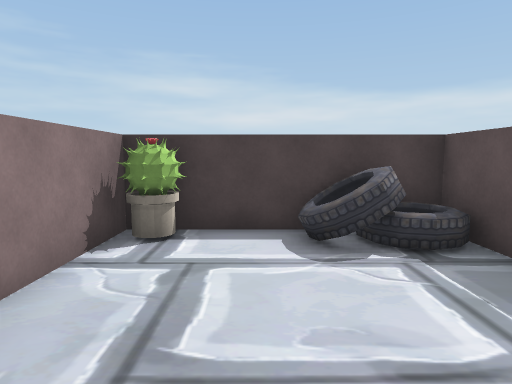
view 1 (above)

13 first-person views from a walk through a scene from a Unity 3-D project. The camera is 1.2 m above the floor, tilts 6° down and sees 75° across. The floor is counted in squares, 1 m on a side. Each view is taken from the middle of a square. On the plan, view 1 faces up. The plan holds only what a view shows up to about 14 squares ahead; the rest is blank. Some animated figures are not drawn. Door leaves are left out, so doorways stand open. Some surface patterns are stand-ins.

view 2
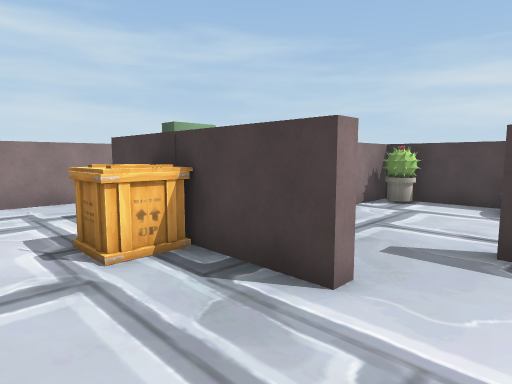

view 3
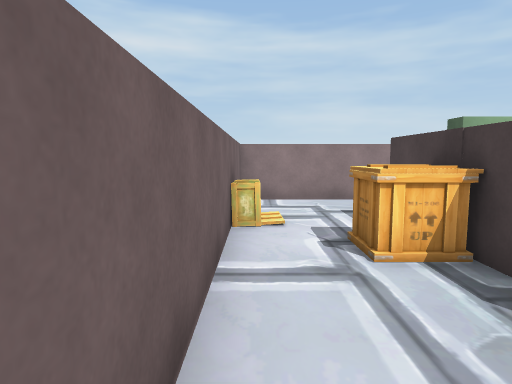

view 4
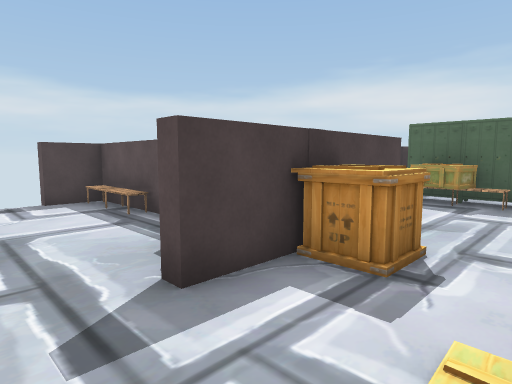

view 5
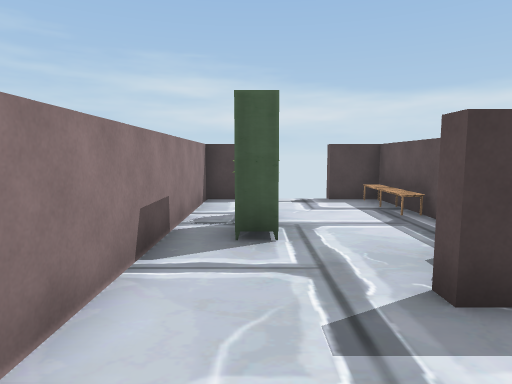

view 6
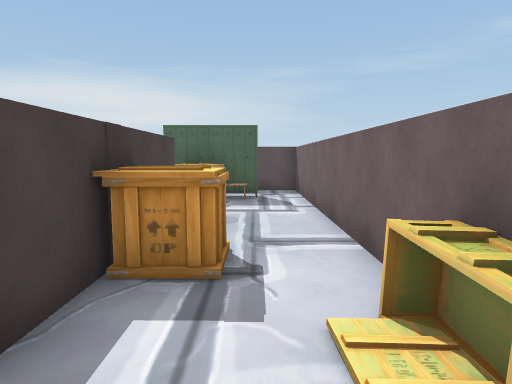

view 7
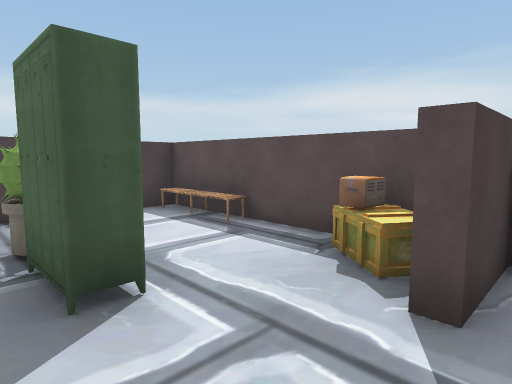

view 8
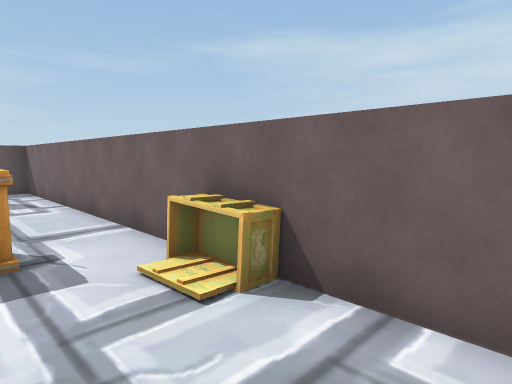

view 9
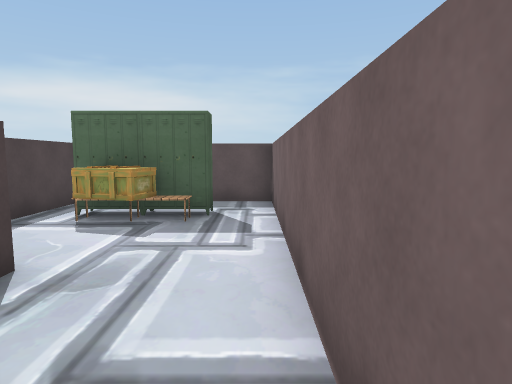

view 10
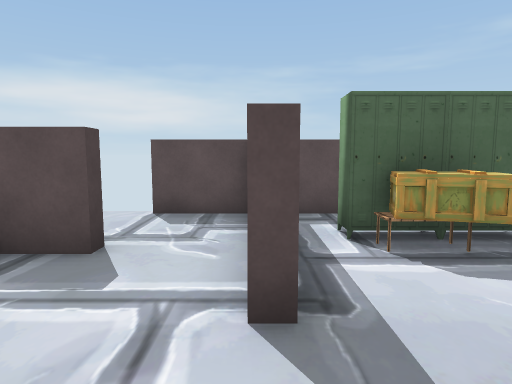

view 11
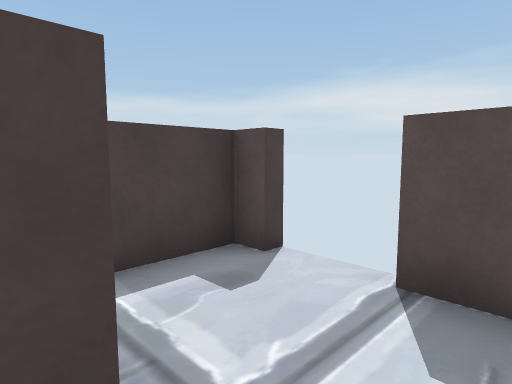

view 12
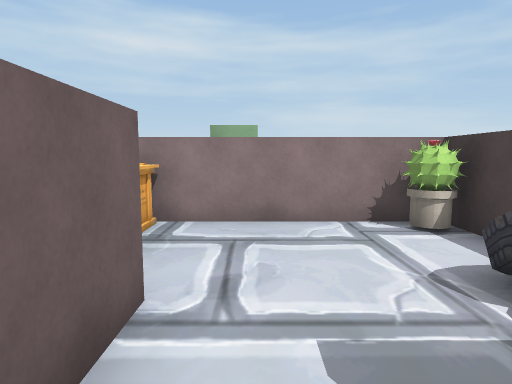

view 13
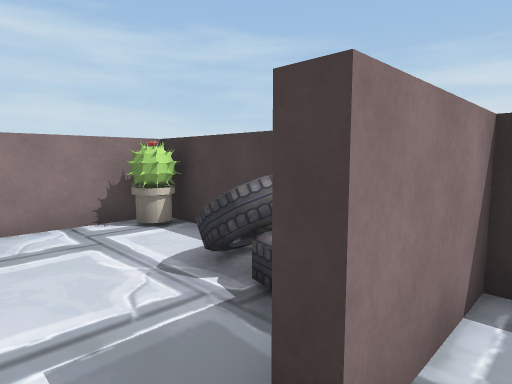

### Floor plan
Ten units are one square. View 1 is at (0, 0); x grows to the right and y downward. Boxes are objects, and circles mark ways between rooms. Rooms are numbered by the first view taken in them; rooms with no view inside come last. Other rooms are left out.
<svg viewBox="-79 -60 149 110">
<path fill="none" stroke="#000" d="M34 -30 31 -30 31 -54 -21 -54M13 -6 13 -11 29 -11M-21 -44 -21 2M-25 5 -25 -54 -39 -54M4 10 4 14 -44 14 -44 10M-21 -54 -21 -44M-58 -54 -74 -54 -74 44 60 44 60 28M60 8 60 -7 32 -7M60 -49 60 -54 34 -54 34 -30M60 -11 60 -32"/>
<rect x="-25" y="-55" width="20" height="10" fill="#bbb"><title>cactus</title></rect>
<rect x="-15" y="-5" width="10" height="10" fill="#bbb"><title>other object</title></rect>
<rect x="5" y="-45" width="20" height="10" fill="#bbb"><title>tire</title></rect>
<rect x="15" y="-55" width="10" height="10" fill="#bbb"><title>tire</title></rect>
<rect x="-65" y="-15" width="10" height="10" fill="#bbb"><title>locker</title></rect>
<rect x="-65" y="-35" width="10" height="20" fill="#bbb"><title>cactus</title></rect>
<rect x="-55" y="35" width="20" height="10" fill="#bbb"><title>box</title></rect>
<rect x="-35" y="15" width="20" height="20" fill="#bbb"><title>other object</title></rect>
<rect x="-35" y="-5" width="10" height="10" fill="#bbb"><title>box</title></rect>
<rect x="-35" y="-15" width="10" height="10" fill="#bbb"><title>radio</title></rect>
<rect x="25" y="5" width="10" height="20" fill="#bbb"><title>box</title></rect>
<rect x="35" y="15" width="10" height="20" fill="#bbb"><title>locker</title></rect>
<rect x="35" y="-5" width="10" height="20" fill="#bbb"><title>locker</title></rect>
<circle cx="15" cy="5" r="3" fill="#2a7"/>
<circle cx="30" cy="-25" r="3" fill="#2a7"/>
<text x="10" y="-30">1</text>
<text x="-30" y="0">2</text>
<text x="40" y="-40">3</text>
</svg>
Room 1 opens to room 2. Room 1 opens to room 3.

Where each view was taken, in squares from view 1:
view 1: 0 up, 0 right, facing up
view 2: 4 down, 2 right, facing up-left
view 3: 4 down, 2 right, facing left
view 4: 4 down, 6 left, facing up-right
view 5: 4 down, 6 left, facing up
view 6: 3 down, 6 left, facing right
view 7: 2 down, 7 left, facing up-right
view 8: 2 down, 7 left, facing down-right
view 9: 4 down, 3 left, facing right
view 10: 1 up, 1 left, facing right
view 11: 2 up, 3 right, facing up-right
view 12: 2 up, 4 right, facing left
view 13: 2 up, 4 right, facing up-left
